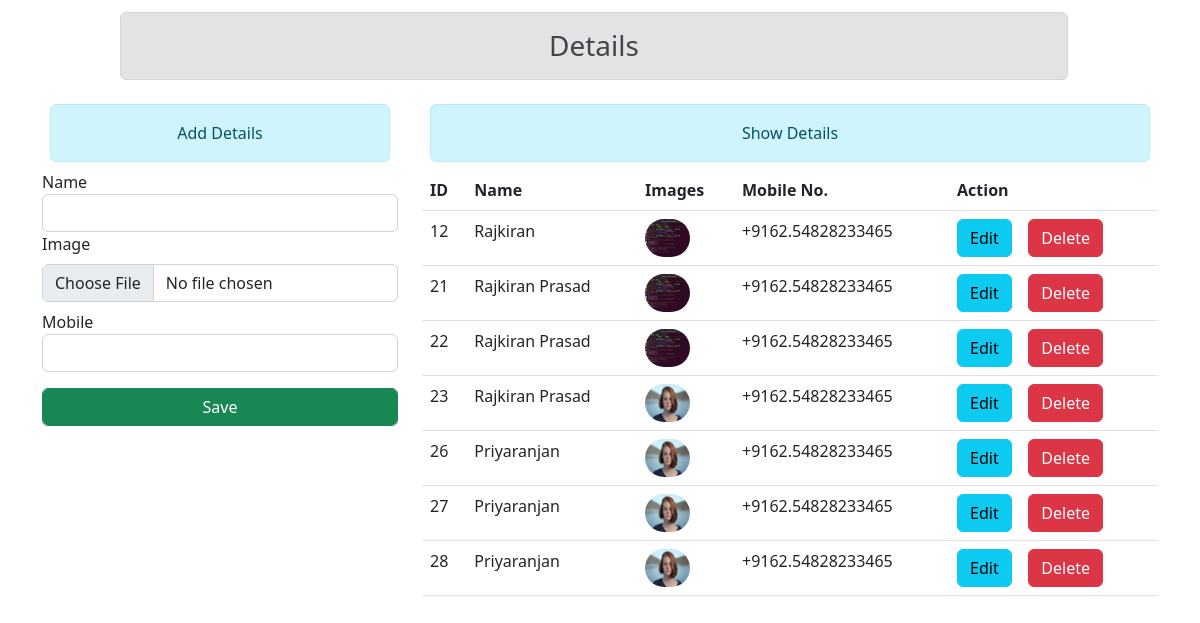
The page / on the database its author committed.
### crudapp/models.py (models this page shows)
class Stduent(models.Model):
    name = models.CharField(max_length=30)
    img = models.ImageField(upload_to="images")
    mobile = models.CharField(max_length=15)

### crudapp/views.py (the view)
# urls.py: path("",home,name="home"),
def home(request):
    stud = Stduent.objects.all()
    return render(request,"home.html",{'stud':stud})

### crudapp/templates/home.html (shortened to what this page needs)
<!DOCTYPE html>
<html lang="en">
<head>
    <link rel="stylesheet" href="https://cdn.jsdelivr.net/npm/bootstrap@5.2.3/dist/css/bootstrap.min.css">
</head>
<body>
    <h3 class="alert alert-secondary text-center" style="margin-left: 10%;margin-right: 11%;margin-top: 1%;">Details
    </h3>
    <div class="container">
        <div class="row">
            <div class="col-md-4">
                <p class="alert alert-info m-2 text-center">Add Details</p>
                <form action="" method="post" id="form" enctype="multipart/form-data">
                    <label>Name</label>
                    <input type="text" id="name" class="form-control">
                    <label>Image</label>
                    <input type="file" class="form-control mt-2 mb-2" id="img">
                    <label>Mobile</label>
                    <input type="text" id="mobile" class="form-control">
                    <button type="button" id="btnsave" onclick="add()" class="btn btn-success form-control mt-3 "
                        value="save">Save</button>
                </form>
            </div>
            <div class="col-md-8">
                <p class="alert alert-info  m-2 text-center">Show Details</p>
                <table class="table">
                    <thead>
                        <tr>
                            <th scope="col">ID</th>
                            <th>Name</th>
                            <th>Images</th>
                            <th>Mobile No.</th>
                            <th>Action</th>
                        </tr>
                    </thead>
                    <tbody id="tbody">
                        {% for p in stud %}
                        <tr>
                            <td>{{p.id}}</td>
                            <td>{{p.name}}</td>
                            <td><img src="/media/{{p.img}}" style="height: 38px;width: 45px;border-radius: 20px;"
                                    alt="img">
                            </td>
                            <td>{{p.mobile}}</td>
                            <td>
                                <button class="btn btn-info" onclick="edit(this.value)" value="{{p.id}}">Edit</button>
                                &nbsp;&nbsp; <button onclick="del(this.value)" class="btn btn-danger"
                                    value="{{p.id}}">Delete</button>
                            </td>
                        </tr>
                        {% endfor %}
                    </tbody>
                </table>
            </div>
        </div>
    </div>
</body>
</html>

### rows shown on the page
Stduent: id "12", name "Rajkiran", img (picture), mobile "+9162.54828233465"
Stduent: id "21", name "Rajkiran Prasad", img (picture), mobile "+9162.54828233465"
Stduent: id "22", name "Rajkiran Prasad", img (picture), mobile "+9162.54828233465"
Stduent: id "23", name "Rajkiran Prasad", img (picture), mobile "+9162.54828233465"
Stduent: id "26", name "Priyaranjan", img (picture), mobile "+9162.54828233465"
Stduent: id "27", name "Priyaranjan", img (picture), mobile "+9162.54828233465"
Stduent: id "28", name "Priyaranjan", img (picture), mobile "+9162.54828233465"
